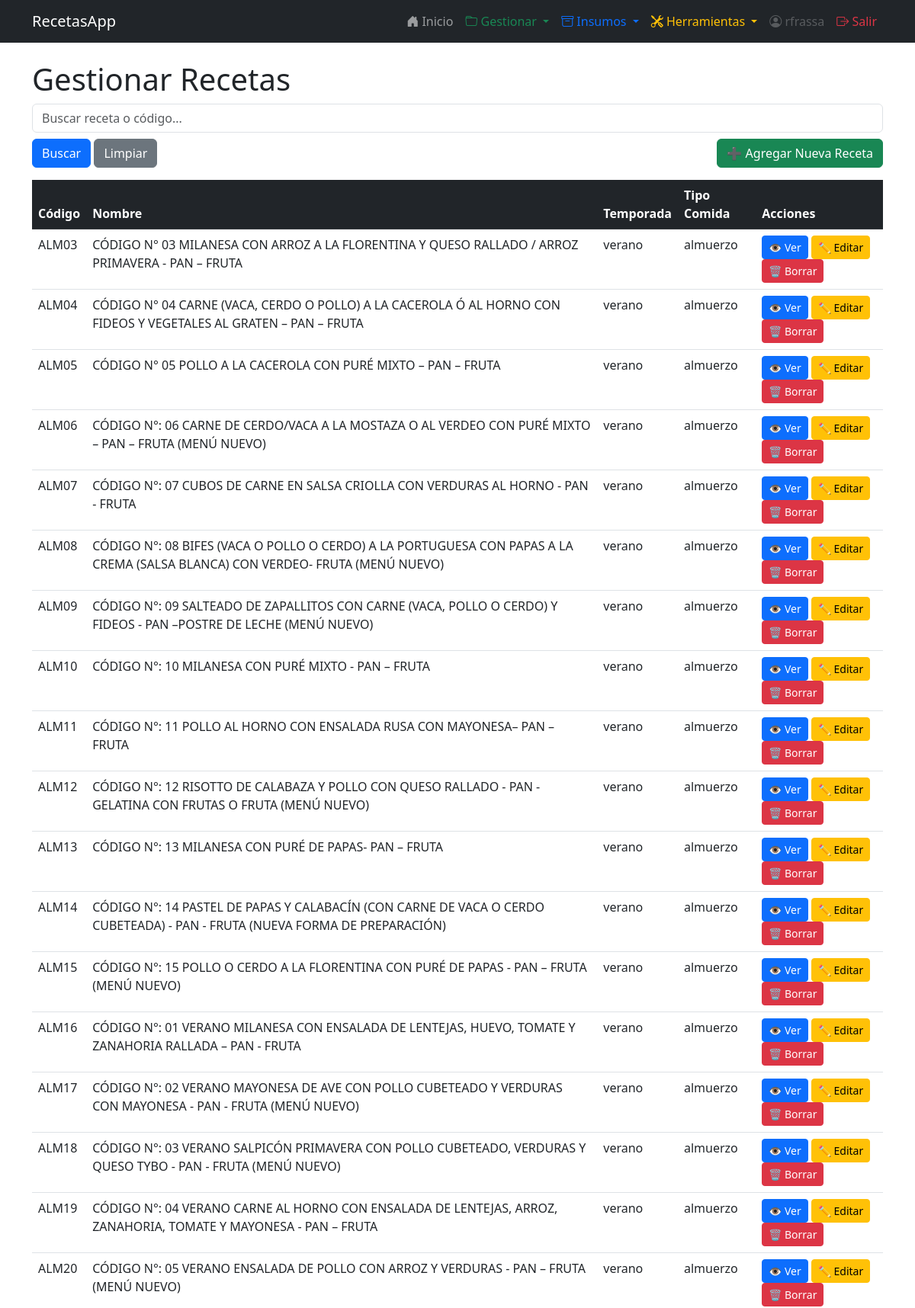
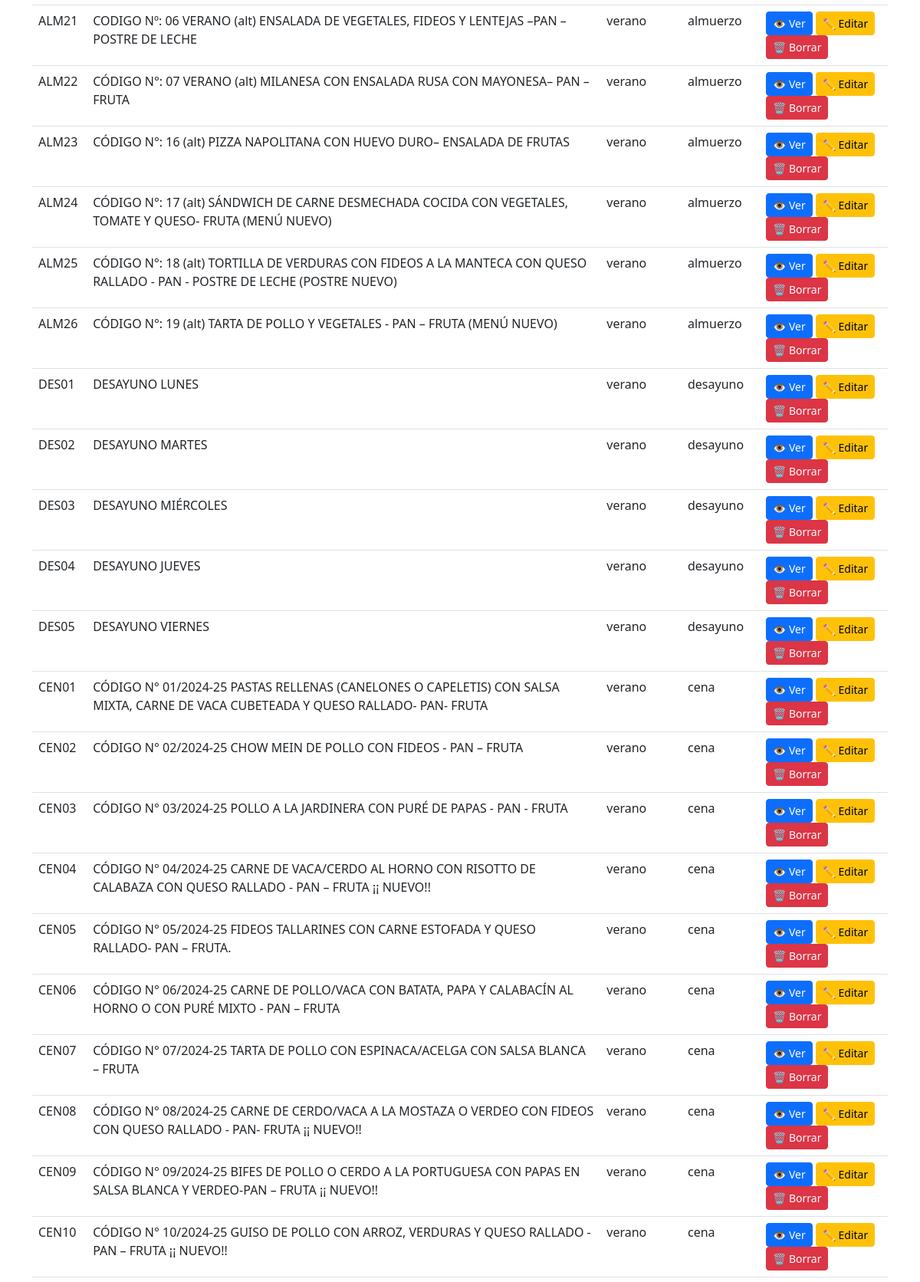
/recetas/gestionar-recetas/ (signed in, upper part), run on the app's committed database (2 pictures, top to bottom).
### recetas/models.py (models this page shows, shortened)
class Receta(models.Model):
    codigo = models.CharField(max_length=10, unique=True)
    nombre = models.CharField(max_length=200)
    temporada = models.CharField(max_length=20, choices=(('verano', 'Verano'), ('invierno', 'Invierno')))
    tipo_comida = models.CharField(max_length=20, choices=(('desayuno', 'Desayuno'), ('almuerzo', 'Almuerzo'), ('merienda', 'Merienda'), ('cena', 'Cena')))
    usuario = models.ForeignKey(User, on_delete=models.CASCADE, null=True, blank=True, related_name='recetas')
    imagen = models.ImageField(upload_to='recetas/', null=True, blank=True)

### recetas/views.py (the view)
# urls.py: path('gestionar-recetas/', views.gestionar_recetas, name='gestionar_recetas'),
@login_required
def gestionar_recetas(request):
    query = request.GET.get('q', '')
    recetas = Receta.objects.all()
    if query:
        recetas = recetas.filter(
            Q(nombre__icontains=query) |
            Q(codigo__icontains=query)
        )
    return render(request, 'recetas/gestionar_recetas.html', {'recetas': recetas, 'query': query})

### recetas/templates/recetas/gestionar_recetas.html
{% extends 'recetas/base.html' %}
{% block content %}
<h1>Gestionar Recetas</h1>
<form method="get" class="mb-3">
    <input type="text" name="q" placeholder="Buscar receta o código..." value="{{ query }}" class="form-control mb-2" />
    <button type="submit" class="btn btn-primary">Buscar</button>
    <a href="{% url 'recetas:gestionar_recetas' %}" class="btn btn-secondary">Limpiar</a>
    <a href="{% url 'recetas:agregar_receta' %}" class="btn btn-success float-end">➕ Agregar Nueva Receta</a>
</form>
<div class="table-responsive">
    <table class="table table-hover">
        <thead class="table-dark">
            <tr>
                <th>Código</th>
                <th>Nombre</th>
                <th>Temporada</th>
                <th>Tipo Comida</th>
                <th>Acciones</th>
            </tr>
        </thead>
        <tbody>
            {% for receta in recetas %}
                <tr>
                    <td>{{ receta.codigo }}</td>
                    <td>{{ receta.nombre }}</td>
                    <td>{{ receta.temporada }}</td>
                    <td>{{ receta.tipo_comida }}</td>
                    <td>
                        <a href="{% url 'recetas:ver_receta_completa' receta.pk %}" class="btn btn-primary btn-sm">👁️ Ver</a>
                        <a href="{% url 'recetas:receta_edit' receta.pk %}" class="btn btn-warning btn-sm">✏️ Editar</a>
                        <a href="{% url 'recetas:receta_delete' receta.pk %}" class="btn btn-danger btn-sm">🗑️ Borrar</a>
                    </td>
                </tr>
            {% empty %}
                <tr>
                    <td colspan="5" class="text-center">No hay recetas cargadas.</td>
                </tr>
            {% endfor %}
        </tbody>
    </table>
</div>
{% endblock %}

### recetas/templates/recetas/base.html (shortened to what this page needs)
<!DOCTYPE html>
<html lang="es">
<head>
    <link href="https://cdn.jsdelivr.net/npm/bootstrap@5.3.0/dist/css/bootstrap.min.css" rel="stylesheet">
    <link href="https://cdn.jsdelivr.net/npm/bootstrap-icons@1.10.5/font/bootstrap-icons.css" rel="stylesheet">
    <link href="https://cdn.jsdelivr.net/npm/flatpickr/dist/flatpickr.min.css" rel="stylesheet">
</head>
<body>
<nav class="navbar navbar-expand-lg navbar-dark bg-dark mb-4">
    <div class="container">
        <a class="navbar-brand" href="{% url 'recetas:index' %}">RecetasApp</a>
        <div class="collapse navbar-collapse" id="navbarNav">
            <ul class="navbar-nav ms-auto">
                {% if user.is_authenticated %}
                    <li class="nav-item">
                        <a class="nav-link" href="{% url 'recetas:index' %}">
                            <i class="bi bi-house-door-fill"></i> Inicio
                        </a>
                    </li>
                    <li class="nav-item dropdown">
                        <a class="nav-link dropdown-toggle text-success" href="#" id="gestionarDropdown" role="button" data-bs-toggle="dropdown" aria-expanded="false">
                            <i class="bi bi-folder"></i> Gestionar
                        </a>
                    </li>
                    <li class="nav-item dropdown">
                        <a class="nav-link dropdown-toggle text-primary" href="#" id="insumosDropdown" role="button" data-bs-toggle="dropdown" aria-expanded="false">
                            <i class="bi bi-archive"></i> Insumos
                        </a>
                    </li>
                    <li class="nav-item dropdown">
                        <a class="nav-link dropdown-toggle text-warning" href="#" id="herramientasDropdown" role="button" data-bs-toggle="dropdown" aria-expanded="false">
                            <i class="bi bi-tools"></i> Herramientas
                        </a>
                    </li>
                    <li class="nav-item">
                        <span class="nav-link disabled">
                            <i class="bi bi-person-circle"></i> {{ user.username }}
                        </span>
                    </li>
                    <li class="nav-item">
                        <a class="nav-link text-danger" href="{% url 'admin:logout' %}">
                            <i class="bi bi-box-arrow-right"></i> Salir
                        </a>
                    </li>
                {% else %}
                    <li class="nav-item">
                        <a class="nav-link" href="{% url 'admin:login' %}">
                            <i class="bi bi-box-arrow-in-right"></i> Entrar
                        </a>
                    </li>
                {% endif %}
            </ul>
        </div>
    </div>
</nav>
<div class="container">
    {% block content %}
    {% endblock %}
</div>
</body>
</html>

### data on the page
Receta: codigo "ALM03", nombre "CÓDIGO N° 03 MILANESA CON ARROZ A LA FLORENTINA Y QUESO RALLADO / ARROZ PRIMAVERA - PAN – FRUTA", temporada "verano", tipo_comida "almuerzo"
Receta: codigo "ALM04", nombre "CÓDIGO N° 04 CARNE (VACA, CERDO O POLLO) A LA CACEROLA Ó AL HORNO CON FIDEOS Y VEGETALES AL GRATEN – PAN – FRUTA", temporada "verano", tipo_comida "almuerzo"
Receta: codigo "ALM05", nombre "CÓDIGO N° 05 POLLO A LA CACEROLA CON PURÉ MIXTO – PAN – FRUTA", temporada "verano", tipo_comida "almuerzo"
Receta: codigo "ALM06", nombre "CÓDIGO N°: 06 CARNE DE CERDO/VACA A LA MOSTAZA O AL VERDEO CON PURÉ MIXTO – PAN – FRUTA (MENÚ NUEVO)", temporada "verano", tipo_comida "almuerzo"
Receta: codigo "ALM07", nombre "CÓDIGO N°: 07 CUBOS DE CARNE EN SALSA CRIOLLA CON VERDURAS AL HORNO - PAN - FRUTA", temporada "verano", tipo_comida "almuerzo"
Receta: codigo "ALM08", nombre "CÓDIGO N°: 08 BIFES (VACA O POLLO O CERDO) A LA PORTUGUESA CON PAPAS A LA CREMA (SALSA BLANCA) CON VERDEO- FRUTA (MENÚ NUEVO)", temporada "verano", tipo_comida "almuerzo"
Receta: codigo "ALM09", nombre "CÓDIGO N°: 09 SALTEADO DE ZAPALLITOS CON CARNE (VACA, POLLO O CERDO) Y FIDEOS - PAN –POSTRE DE LECHE (MENÚ NUEVO)", temporada "verano", tipo_comida "almuerzo"
Receta: codigo "ALM10", nombre "CÓDIGO N°: 10 MILANESA CON PURÉ MIXTO - PAN – FRUTA", temporada "verano", tipo_comida "almuerzo"
Receta: codigo "ALM11", nombre "CÓDIGO N°: 11 POLLO AL HORNO CON ENSALADA RUSA CON MAYONESA– PAN – FRUTA", temporada "verano", tipo_comida "almuerzo"
Receta: codigo "ALM12", nombre "CÓDIGO N°: 12 RISOTTO DE CALABAZA Y POLLO CON QUESO RALLADO - PAN - GELATINA CON FRUTAS O FRUTA (MENÚ NUEVO)", temporada "verano", tipo_comida "almuerzo"
Receta: codigo "ALM13", nombre "CÓDIGO N°: 13 MILANESA CON PURÉ DE PAPAS- PAN – FRUTA", temporada "verano", tipo_comida "almuerzo"
Receta: codigo "ALM14", nombre "CÓDIGO N°: 14 PASTEL DE PAPAS Y CALABACÍN (CON CARNE DE VACA O CERDO CUBETEADA) - PAN - FRUTA (NUEVA FORMA DE PREPARACIÓN)", temporada "verano", tipo_comida "almuerzo"
Receta: codigo "ALM15", nombre "CÓDIGO N°: 15 POLLO O CERDO A LA FLORENTINA CON PURÉ DE PAPAS - PAN – FRUTA (MENÚ NUEVO)", temporada "verano", tipo_comida "almuerzo"
Receta: codigo "ALM16", nombre "CÓDIGO N°: 01 VERANO MILANESA CON ENSALADA DE LENTEJAS, HUEVO, TOMATE Y ZANAHORIA RALLADA – PAN - FRUTA", temporada "verano", tipo_comida "almuerzo"
Receta: codigo "ALM17", nombre "CÓDIGO N°: 02 VERANO MAYONESA DE AVE CON POLLO CUBETEADO Y VERDURAS CON MAYONESA - PAN - FRUTA (MENÚ NUEVO)", temporada "verano", tipo_comida "almuerzo"
Receta: codigo "ALM18", nombre "CÓDIGO N°: 03 VERANO SALPICÓN PRIMAVERA CON POLLO CUBETEADO, VERDURAS Y QUESO TYBO - PAN - FRUTA (MENÚ NUEVO)", temporada "verano", tipo_comida "almuerzo"
Receta: codigo "ALM19", nombre "CÓDIGO N°: 04 VERANO CARNE AL HORNO CON ENSALADA DE LENTEJAS, ARROZ, ZANAHORIA, TOMATE Y MAYONESA - PAN – FRUTA", temporada "verano", tipo_comida "almuerzo"
Receta: codigo "ALM20", nombre "CÓDIGO N°: 05 VERANO ENSALADA DE POLLO CON ARROZ Y VERDURAS - PAN – FRUTA (MENÚ NUEVO)", temporada "verano", tipo_comida "almuerzo"
Receta: codigo "ALM21", nombre "CODIGO Nº: 06 VERANO (alt) ENSALADA DE VEGETALES, FIDEOS Y LENTEJAS –PAN – POSTRE DE LECHE", temporada "verano", tipo_comida "almuerzo"
Receta: codigo "ALM22", nombre "CÓDIGO N°: 07 VERANO (alt) MILANESA CON ENSALADA RUSA CON MAYONESA– PAN – FRUTA", temporada "verano", tipo_comida "almuerzo"
Receta: codigo "ALM23", nombre "CÓDIGO N°: 16 (alt) PIZZA NAPOLITANA CON HUEVO DURO– ENSALADA DE FRUTAS", temporada "verano", tipo_comida "almuerzo"
Receta: codigo "ALM24", nombre "CÓDIGO N°: 17 (alt) SÁNDWICH DE CARNE DESMECHADA COCIDA CON VEGETALES, TOMATE Y QUESO- FRUTA (MENÚ NUEVO)", temporada "verano", tipo_comida "almuerzo"
Receta: codigo "ALM25", nombre "CÓDIGO N°: 18 (alt) TORTILLA DE VERDURAS CON FIDEOS A LA MANTECA CON QUESO RALLADO - PAN - POSTRE DE LECHE (POSTRE NUEVO)", temporada "verano", tipo_comida "almuerzo"
Receta: codigo "ALM26", nombre "CÓDIGO N°: 19 (alt) TARTA DE POLLO Y VEGETALES - PAN – FRUTA (MENÚ NUEVO)", temporada "verano", tipo_comida "almuerzo"
Receta: codigo "DES01", nombre "DESAYUNO LUNES", temporada "verano", tipo_comida "desayuno"
Receta: codigo "DES02", nombre "DESAYUNO MARTES", temporada "verano", tipo_comida "desayuno"
Receta: codigo "DES03", nombre "DESAYUNO MIÉRCOLES", temporada "verano", tipo_comida "desayuno"
Receta: codigo "DES04", nombre "DESAYUNO JUEVES", temporada "verano", tipo_comida "desayuno"
Receta: codigo "DES05", nombre "DESAYUNO VIERNES", temporada "verano", tipo_comida "desayuno"
Receta: codigo "CEN01", nombre "CÓDIGO N° 01/2024-25 PASTAS RELLENAS (CANELONES O CAPELETIS) CON SALSA MIXTA, CARNE DE VACA CUBETEADA Y QUESO RALLADO- PAN- FRUTA", temporada "verano", tipo_comida "cena"
Receta: codigo "CEN02", nombre "CÓDIGO N° 02/2024-25 CHOW MEIN DE POLLO CON FIDEOS - PAN – FRUTA", temporada "verano", tipo_comida "cena"
Receta: codigo "CEN03", nombre "CÓDIGO N° 03/2024-25 POLLO A LA JARDINERA CON PURÉ DE PAPAS - PAN - FRUTA", temporada "verano", tipo_comida "cena"
Receta: codigo "CEN04", nombre "CÓDIGO N° 04/2024-25 CARNE DE VACA/CERDO AL HORNO CON RISOTTO DE CALABAZA CON QUESO RALLADO - PAN – FRUTA ¡¡ NUEVO!!", temporada "verano", tipo_comida "cena"
Receta: codigo "CEN05", nombre "CÓDIGO N° 05/2024-25 FIDEOS TALLARINES CON CARNE ESTOFADA Y QUESO RALLADO- PAN – FRUTA.", temporada "verano", tipo_comida "cena"
Receta: codigo "CEN06", nombre "CÓDIGO N° 06/2024-25 CARNE DE POLLO/VACA CON BATATA, PAPA Y CALABACÍN AL HORNO O CON PURÉ MIXTO - PAN – FRUTA", temporada "verano", tipo_comida "cena"
Receta: codigo "CEN07", nombre "CÓDIGO N° 07/2024-25 TARTA DE POLLO CON ESPINACA/ACELGA CON SALSA BLANCA – FRUTA", temporada "verano", tipo_comida "cena"
Receta: codigo "CEN08", nombre "CÓDIGO N° 08/2024-25 CARNE DE CERDO/VACA A LA MOSTAZA O VERDEO CON FIDEOS CON QUESO RALLADO - PAN- FRUTA ¡¡ NUEVO!!", temporada "verano", tipo_comida "cena"
Receta: codigo "CEN09", nombre "CÓDIGO N° 09/2024-25 BIFES DE POLLO O CERDO A LA PORTUGUESA CON PAPAS EN SALSA BLANCA Y VERDEO-PAN – FRUTA ¡¡ NUEVO!!", temporada "verano", tipo_comida "cena"
Receta: codigo "CEN10", nombre "CÓDIGO N° 10/2024-25 GUISO DE POLLO CON ARROZ, VERDURAS Y QUESO RALLADO - PAN – FRUTA ¡¡ NUEVO!!", temporada "verano", tipo_comida "cena"

### other printed values
{{ user.username }} "rfrassa"
